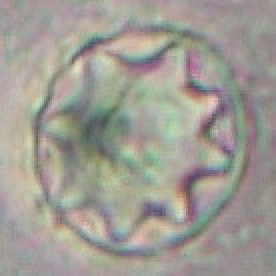
#> input picture Dataset/Test/171.JPG, 138 x 138 px (shown 2 times larger)
$ python -i 6_TestingClassifier.py   (imports and definitions only)
#> lines starting #> are read from the running program, lines starting #| are printed output that depends on the picture; after the words box and inside, x2 and y2 are one past the last pixel; in counts of white or black regions, pixels touching at a corner belong together
#> further down, picture is the input picture: shape (138, 138, 3); mean B, G, R 147.7, 156.1, 159.2
#-----------------------------------
# TESTING CLASSIFIER
#-----------------------------------

# Importing the libraries
from sklearn.preprocessing import LabelEncoder
from sklearn.preprocessing import MinMaxScaler
from skimage import feature
import copy
import numpy as np
import matplotlib.pyplot as plt
import matplotlib.patches as patches
import cv2
import imutils
import glob
import h5py
import os
import h5py
import glob
import warnings
from matplotlib import pyplot
from sklearn.model_selection import train_test_split, cross_val_score
from sklearn.model_selection import KFold, StratifiedKFold
from sklearn.svm import SVC
import joblib
import matplotlib.pyplot as plt

#--------------------
# tunable-parameters
#--------------------
fixed_size = tuple((100, 100))
num_trees = 100
test_size = 0.10
seed      = 9
train_path = "Dataset/Training"
test_path  = "Dataset/Test"
h5_data    = 'output/data.h5'
h5_labels  = 'output/labels.h5'
scoring    = "accuracy"

# feature-descriptor-1: Histogram of oriented gradients

def hog_feature(image):
    #Grayscale
    img = cv2.cvtColor(image, cv2.COLOR_BGR2GRAY)
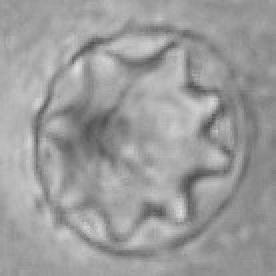
#> img: shape (138, 138) (shown 2 times larger); min 79, max 223, mean 156.1
    #Gaussain Blur Deleted noise
    gaussain = cv2.GaussianBlur(img,(5,5),0)
    # Canny Edge Detection
    canny_image = cv2.Canny(gaussain,100,10)
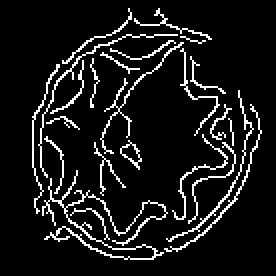
#> canny_image: shape (138, 138) (shown 2 times larger); 9.1% white in thin lines or dots, all inside (x1, y1, x2, y2) = (16, 4, 131, 130)
    hog_desc = feature.hog(canny_image, orientations=9, pixels_per_cell=(6, 6),
                cells_per_block=(2, 2), transform_sqrt=True, block_norm='L2-Hys')
#> hog_desc = 17424 values, max 1 at index 1039, min 0 at index 0, mean 0.0559
    return hog_desc

# get the training labels
# [1 line that did not run here, left out]

# sort the training labels
# [4 lines not run here, left out]


# import the feature vector and trained labels
# [1 line that did not run here, left out]
# [1 line that did not run here, left out]

# [1 line that did not run here, left out]
# [1 line that did not run here, left out]

# [1 line that did not run here, left out]
# [1 line that did not run here, left out]

# [9 lines not run here, left out]

# split the training and testing data
# [4 lines that did not run here, left out]

# [5 lines not run here, left out]

#-----------------------------------
# TESTING OUR MODEL
#-----------------------------------
# to visualize results

clf = SVC(random_state=seed)

# fit the training data to the model
# [36 lines not run here, left out]

>>> import cv2
>>> picture = cv2.imread('Dataset/Test/171.JPG')
>>> result = hog_feature(picture)
#> result has the same summary as hog_desc in hog_feature

$ run again, on Dataset/Test/175.JPG
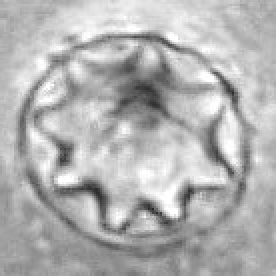
#> input picture Dataset/Test/175.JPG, 138 x 138 px (shown 2 times larger)
#> picture is the input picture: shape (138, 138, 3); min 39, max 255, mean 177.9
#> in hog_feature, `canny_image = cv2.Canny(gaussain,100,10)`:
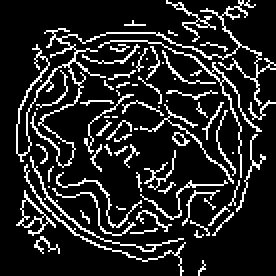
#> canny_image: shape (138, 138) (shown 2 times larger); 14.3% white in thin lines or dots
#> hog_desc = 17424 values, max 1 at index 9148, min 0 at index 0, mean 0.0772
#> result has the same summary as hog_desc in hog_feature

$ run again, on Dataset/Test/291.JPG
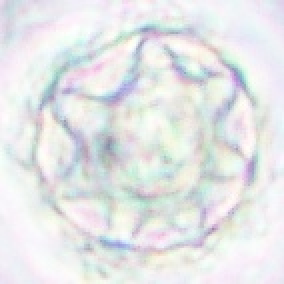
#> input picture Dataset/Test/291.JPG, 142 x 142 px (shown 2 times larger)
#> picture is the input picture: shape (142, 142, 3); mean B, G, R 231.9, 230.5, 228.5
#> in hog_feature, `img = cv2.cvtColor(image, cv2.COLOR_BGR2GRAY)`:
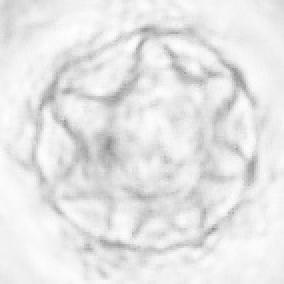
#> img: shape (142, 142) (shown 2 times larger); min 141, max 254, mean 230.1
#> in hog_feature, `canny_image = cv2.Canny(gaussain,100,10)`:
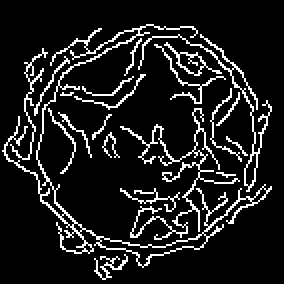
#> canny_image: shape (142, 142) (shown 2 times larger); 11.4% white in thin lines or dots, all inside (x1, y1, x2, y2) = (1, 12, 136, 140)
#> hog_desc = 17424 values, max 1 at index 427, min 0 at index 0, mean 0.0647
#> result has the same summary as hog_desc in hog_feature
